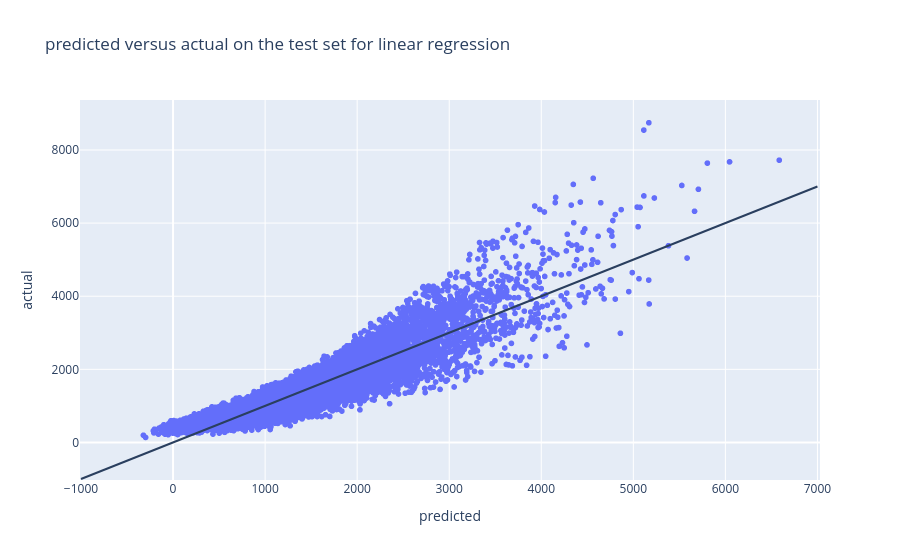

Notebook code cell kept with this figure:
### Code cell
#Code to plot the comparison on the test set
plot_results( y_test, pred_lin_reg_test, title="predicted versus actual on the test set for linear regression")

### Figure 1 — Plotly figure (JSON) as saved in the notebook; plotly's stock layout.template omitted (floating-point values rounded to 4 significant figures; data arrays with more than 128 entries replaced by an {"elided": "..."} marker saying what was removed)
{"data": [{"hovertemplate": "predicted=%{x}<br>actual=%{y}<extra></extra>", "legendgroup": "", "marker": {"color": "#636efa", "symbol": "circle"}, "mode": "markers", "name": "", "showlegend": false, "type": "scattergl", "x": {"elided": "10000 float values"}, "xaxis": "x", "y": {"elided": "10000 float values"}, "yaxis": "y"}], "layout": {"legend": {"tracegroupgap": 0}, "shapes": [{"type": "line", "x0": -1000, "x1": 7000, "y0": -1000, "y1": 7000}], "title": {"text": "predicted versus actual on the test set for linear regression"}, "xaxis": {"anchor": "y", "domain": [0, 1], "title": {"text": "predicted"}}, "yaxis": {"anchor": "x", "domain": [0, 1], "title": {"text": "actual"}}}}
